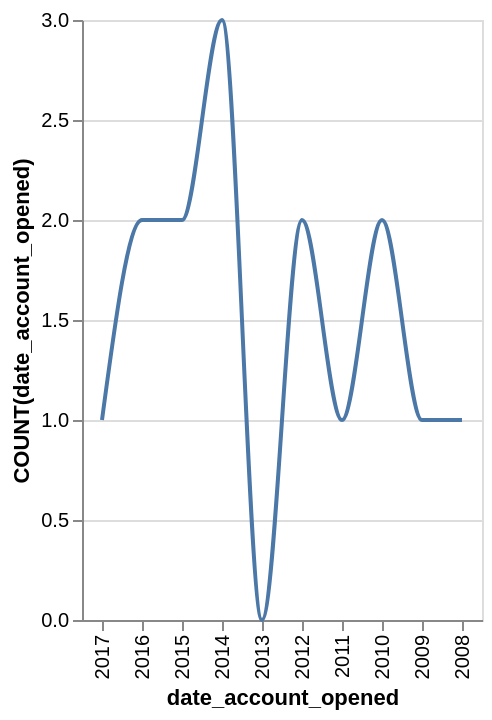

Express this chart as Vega-Lite.
### Vega-Lite specification from a JSON file in a GitHub repository (floating-point values rounded to 4 significant figures)
{"data": {"values": [{"x_data": "2017", "y_data": 1}, {"x_data": "2016", "y_data": 2}, {"x_data": "2015", "y_data": 2}, {"x_data": "2014", "y_data": 3}, {"x_data": "2013", "y_data": 0}, {"x_data": "2012", "y_data": 2}, {"x_data": "2011", "y_data": 1}, {"x_data": "2010", "y_data": 2}, {"x_data": "2009", "y_data": 1}, {"x_data": "2008", "y_data": 1}]}, "mark": {"type": "line", "interpolate": "monotone"}, "encoding": {"x": {"field": "x_data", "type": "nominal", "title": "date_account_opened", "sort": "descending"}, "y": {"field": "y_data", "type": "quantitative", "title": "COUNT(date_account_opened)"}}}
